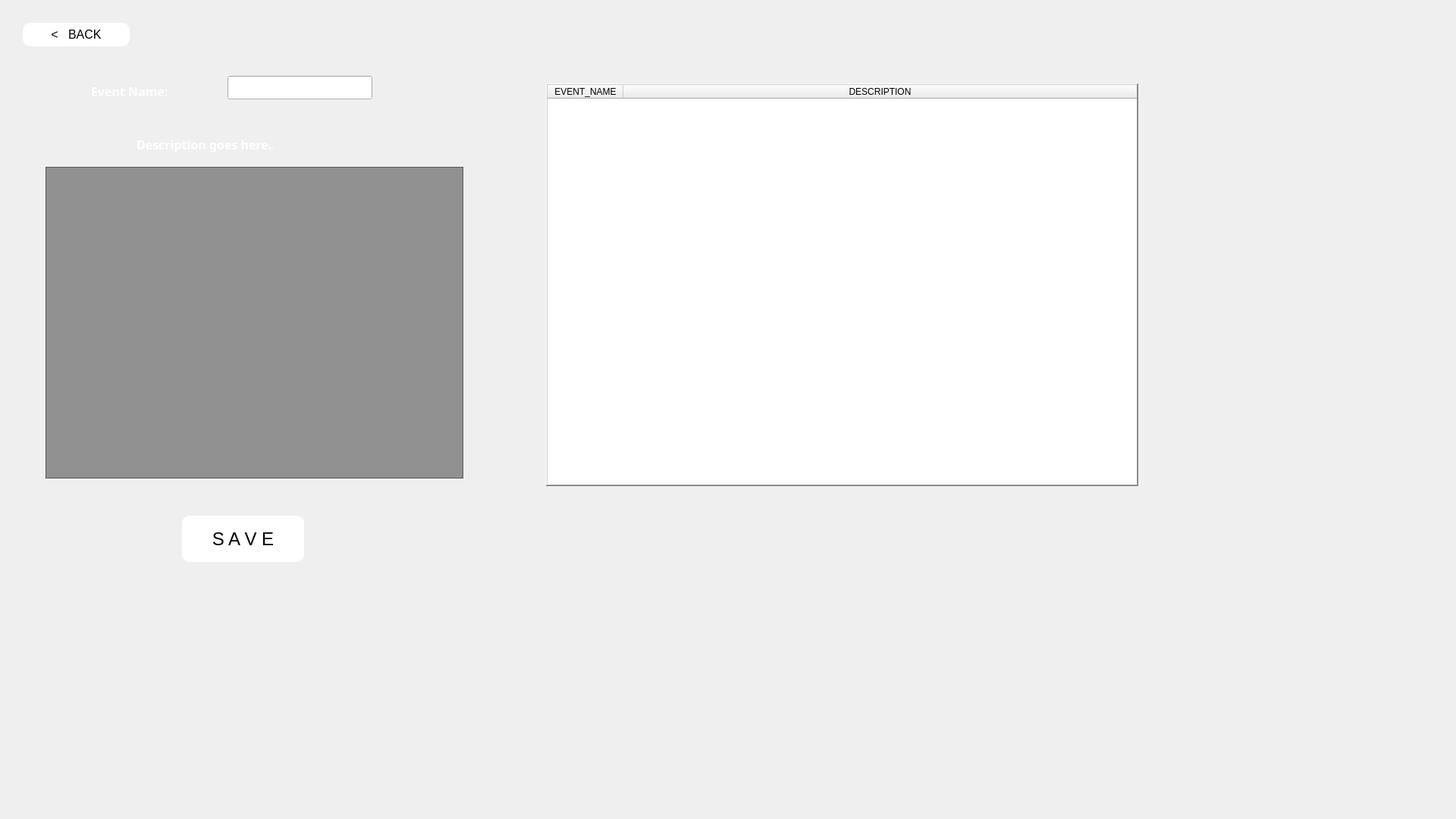
<?xml version="1.0" encoding="UTF-8"?>
<ui version="4.0">
 <class>Form</class>
 <widget class="QWidget" name="Form">
  <property name="geometry">
   <rect>
    <x>0</x>
    <y>0</y>
    <width>1920</width>
    <height>1080</height>
   </rect>
  </property>
  <property name="windowTitle">
   <string>Form</string>
  </property>
  <property name="styleSheet">
   <string notr="true">QPushButton#save_butt{
	background-color: qlineargradient(spread:pad, x1:0, y1:0., x2:1, y2:0, stop:0 rgba(20, 47,78, 219), stop:1 rgba(85, 98, 112, 226));
	color:rgba(255,255,255,210);
	border-radius:50px;
}
QPushButton#save_butt:hover{
	background-color: qlineargradient(spread:pad, x1:0, y1:0., x2:1, y2:0, stop:0 rgba(40, 67,98, 219), stop:1 rgba(105, 118, 132, 226));
}
QPushButton#save_butt:pressed{
	padding-left:5px;
	padding-top:5px;
	background-color:rgba(105,118,132,200);
}

QPushButton#save_buttn_2{
	background-color: rgba(0,0,0,0);
	color:rgba(85,98,112,255);
}
QPushButton#save_butt:hover_2{
	color:rgba(155,168,182,220);
}
QPushButton#save_butt:pressed_2{
	padding-left:5px;
	padding-top:5px;
	background-color:rgba(115,128,142,255);
}</string>
  </property>
  <widget class="QLabel" name="label">
   <property name="geometry">
    <rect>
     <x>0</x>
     <y>0</y>
     <width>1920</width>
     <height>1080</height>
    </rect>
   </property>
   <property name="styleSheet">
    <string notr="true">background-image: url(&quot;C://Users//RIYA//OneDrive//Desktop//PyQt_is_real_shit//bg_edited.png&quot;);</string>
   </property>
   <property name="text">
    <string/>
   </property>
   <property name="pixmap">
    <pixmap>../../Downloads/bg_edited.png</pixmap>
   </property>
  </widget>
  <widget class="QPushButton" name="save_butt">
   <property name="geometry">
    <rect>
     <x>240</x>
     <y>680</y>
     <width>161</width>
     <height>61</height>
    </rect>
   </property>
   <property name="font">
    <font>
     <pointsize>18</pointsize>
    </font>
   </property>
   <property name="styleSheet">
    <string notr="true">color: rgb(0, 0, 0);
background-color: rgb(255, 255, 255);
border-radius:10px;</string>
   </property>
   <property name="text">
    <string>S A V E</string>
   </property>
  </widget>
  <widget class="QLabel" name="image_label">
   <property name="geometry">
    <rect>
     <x>400</x>
     <y>610</y>
     <width>151</width>
     <height>71</height>
    </rect>
   </property>
   <property name="text">
    <string/>
   </property>
  </widget>
  <widget class="QLineEdit" name="namefield">
   <property name="geometry">
    <rect>
     <x>300</x>
     <y>100</y>
     <width>191</width>
     <height>31</height>
    </rect>
   </property>
  </widget>
  <widget class="QPushButton" name="back8_butt">
   <property name="geometry">
    <rect>
     <x>30</x>
     <y>30</y>
     <width>141</width>
     <height>31</height>
    </rect>
   </property>
   <property name="font">
    <font>
     <pointsize>12</pointsize>
     <underline>false</underline>
     <strikeout>false</strikeout>
    </font>
   </property>
   <property name="styleSheet">
    <string notr="true">color: rgb(0, 0, 0);
background-color: rgb(255, 255, 255);
border-radius:10px;</string>
   </property>
   <property name="text">
    <string>&lt;   BACK</string>
   </property>
  </widget>
  <widget class="QTableWidget" name="table">
   <property name="geometry">
    <rect>
     <x>720</x>
     <y>110</y>
     <width>781</width>
     <height>531</height>
    </rect>
   </property>
   <property name="font">
    <font>
     <pointsize>13</pointsize>
    </font>
   </property>
   <property name="frameShape">
    <enum>QFrame::WinPanel</enum>
   </property>
   <property name="frameShadow">
    <enum>QFrame::Raised</enum>
   </property>
   <property name="gridStyle">
    <enum>Qt::DashDotDotLine</enum>
   </property>
   <property name="sortingEnabled">
    <bool>false</bool>
   </property>
   <attribute name="horizontalHeaderCascadingSectionResizes">
    <bool>true</bool>
   </attribute>
   <attribute name="horizontalHeaderMinimumSectionSize">
    <number>60</number>
   </attribute>
   <attribute name="horizontalHeaderShowSortIndicator" stdset="0">
    <bool>true</bool>
   </attribute>
   <attribute name="horizontalHeaderStretchLastSection">
    <bool>true</bool>
   </attribute>
   <attribute name="verticalHeaderCascadingSectionResizes">
    <bool>true</bool>
   </attribute>
   <attribute name="verticalHeaderDefaultSectionSize">
    <number>45</number>
   </attribute>
   <attribute name="verticalHeaderMinimumSectionSize">
    <number>150</number>
   </attribute>
   <attribute name="verticalHeaderShowSortIndicator" stdset="0">
    <bool>true</bool>
   </attribute>
   <attribute name="verticalHeaderStretchLastSection">
    <bool>true</bool>
   </attribute>
   <column>
    <property name="text">
     <string>EVENT_NAME</string>
    </property>
   </column>
   <column>
    <property name="text">
     <string>DESCRIPTION</string>
    </property>
   </column>
  </widget>
  <widget class="QTextEdit" name="para_2">
   <property name="geometry">
    <rect>
     <x>60</x>
     <y>220</y>
     <width>551</width>
     <height>411</height>
    </rect>
   </property>
   <property name="styleSheet">
    <string notr="true">background-color: rgb(0,0,0,100);
color: rgb(0, 0, 0);</string>
   </property>
  </widget>
  <widget class="QLabel" name="label_4">
   <property name="geometry">
    <rect>
     <x>120</x>
     <y>100</y>
     <width>181</width>
     <height>41</height>
    </rect>
   </property>
   <property name="font">
    <font>
     <family>Arial Black</family>
     <pointsize>12</pointsize>
     <weight>75</weight>
     <bold>true</bold>
    </font>
   </property>
   <property name="styleSheet">
    <string notr="true">color: rgb(255, 255, 255);</string>
   </property>
   <property name="text">
    <string>Event Name:</string>
   </property>
  </widget>
  <widget class="QLabel" name="label_5">
   <property name="geometry">
    <rect>
     <x>180</x>
     <y>170</y>
     <width>271</width>
     <height>41</height>
    </rect>
   </property>
   <property name="font">
    <font>
     <family>Arial Black</family>
     <pointsize>12</pointsize>
     <weight>75</weight>
     <bold>true</bold>
    </font>
   </property>
   <property name="styleSheet">
    <string notr="true">color: rgb(255, 255, 255);</string>
   </property>
   <property name="text">
    <string>Description goes here..</string>
   </property>
  </widget>
 </widget>
 <resources>
  <include location="images.qrc"/>
 </resources>
 <connections/>
</ui>
